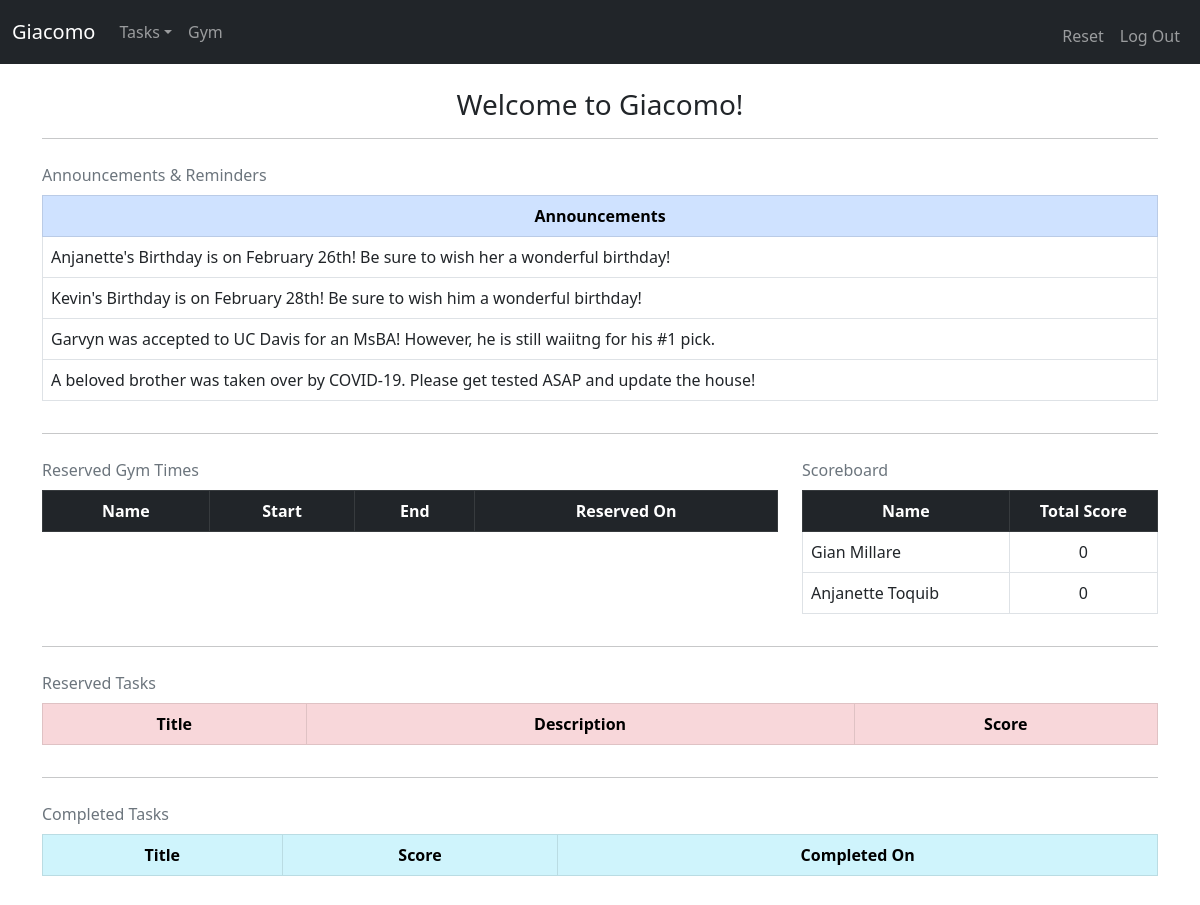
The page / (signed in, upper part) on the database as committed earlier.
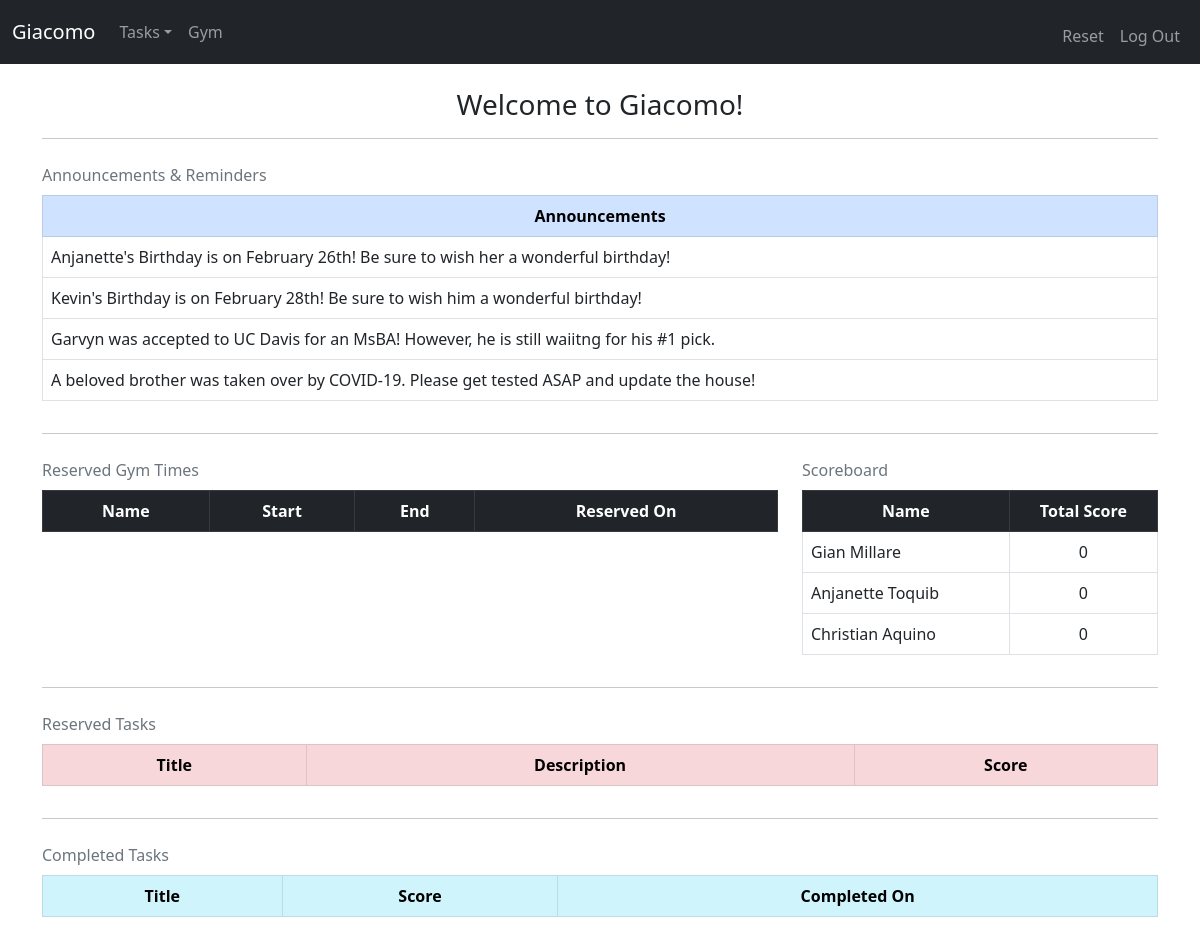
The same page on the database as committed later.
### tables this page shows
CREATE TABLE 'housemates' (
'id' INTEGER PRIMARY KEY AUTOINCREMENT NOT NULL,
'name' VARCHAR(255) NOT NULL,
'username' VARCHAR(255) NOT NULL,
'password' VARCHAR(255) NOT NULL
);

### app.py (the view, shortened to what this page needs)
@app.route("/", methods=["GET", "POST"])
@login_required
def index():
    c.execute("""
    SELECT reserve_id, title, description, score FROM reserved WHERE user_id = :user_id
    """, {"user_id": session["user_id"]})
    rows = c.fetchall()
    user_reserved_tasks = []
    c.execute("""
    SELECT title, score,
    STRFTIME('%m/%d/%Y',completed_on)
    FROM completed_tasks WHERE user_id = :user_id
    """, {"user_id": session["user_id"]})
    rows = c.fetchall()
    user_completed_tasks = []
    for row in rows:
        user_completed_tasks.append({
            "title": row[0],
            "score": row[1],
            "completed_on": row[2]
        })
    c.execute("""
    SELECT name, start, end,
    STRFTIME('%m/%d/%Y',date), reserve_id FROM housemates
    INNER JOIN reserved_gym
    ON housemates.id = reserved_gym.user_id
    """)
    results = c.fetchall()
    display_reserved_gym = []
    c.execute("""
    SELECT name, sum(score) FROM housemates
    INNER JOIN completed_tasks
    ON housemates.id = completed_tasks.user_id
    GROUP BY name;
    """)
    results = c.fetchall()
    scoreboard = []
    for i in results:
        scoreboard.append({
            "name": i[0],
            "score": i[1]
        })
    if len(scoreboard) == 0:
        c.execute("""
        SELECT name FROM housemates
        """)
        results = c.fetchall()
        for i in results:
            scoreboard.append({
                "name": i[0],
                "score": 0
            })
    c.execute("""
    SELECT title, description, score FROM tasks WHERE user_id = 0 ORDER BY score DESC
    """)
    available_tasks = c.fetchall()
    displaying_available_tasks = []
    for i in available_tasks:
        displaying_available_tasks.append({
            "title": i[0],
            "description": i[1],
            "score": i[2]
        })
    c.execute("""
    SELECT item_id, item from groceries
    """)
    results = c.fetchall()
    items = []
    for i in results:
        items.append({
            'item_id': i[0],
            'item':i[1]
        })
    c.execute("""
    SELECT name, phone, email FROM contacts
    """)
    results = c.fetchall()
    contact_info = []
    for i in results:
        contact_info.append({
            'name': i[0],
            'phone': i[1],
            'email': i[2]
        })
    return render_template("index.html", user_reserved_tasks=user_reserved_tasks, items=items, user_completed_tasks=user_completed_tasks, displaying_available_tasks=displaying_available_tasks, contact_info=contact_info, scoreboard=scoreboard, display_reserved_gym=display_reserved_gym)

### helpers.py (called while the page is built)
def login_required(f):
    @wraps(f)
    def decorated_functions(*args, **kwargs):
        if session.get("user_id") is None:
            return redirect("/login")
        return f(*args, **kwargs)
    return decorated_functions

### templates/index.html (shortened to what this page needs)
{% extends "layout.html" %}
{% block main %}
    <h3 style="text-align: center;">Welcome to Giacomo!</h3>
    <hr>
    <div class="row">
        <div class="col-12">
            <table class="table table-bordered caption-top">
                <caption>Announcements & Reminders</caption>
                <thead class="table-primary">
                    <tr>
                        <th scope="col" style="text-align: center;">Announcements</th>
                    </tr>
                </thead>
                <tbody>
                    <tr>
                        <td scope="row">Anjanette's Birthday is on February 26th! Be sure to wish her a wonderful birthday!</td>
                    </tr>
                    <tr>
                        <td scope="row">Kevin's Birthday is on February 28th! Be sure to wish him a wonderful birthday!</td>
                    </tr>
                    <tr>
                        <td scope="row">Garvyn was accepted to UC Davis for an MsBA! However, he is still waiitng for his #1 pick.</td>
                    </tr>
                    <tr>
                        <td scope="row">A beloved brother was taken over by COVID-19. Please get tested ASAP and update the house!</td>
                    </tr>
                </tbody>
            </table>
        </div>
    </div>
    <hr>
    <div class="row">
        <div class="col-8">
            <table class="table table-bordered caption-top">
                <caption>Reserved Gym Times</caption>
                <thead class="table-dark">
                    <tr>
                        <th scope="col" style="text-align: center;">Name</th>
                        <th scope="col" style="text-align: center;">Start</th>
                        <th scope="col" style="text-align: center;">End</th>
                        <th scope="col" style="text-align: center;">Reserved On</th>
                    </tr>
                </thead>
            </table>
        </div>
        <div class="col-4">
            <table class="table table-bordered caption-top">
                <caption>Scoreboard</caption>
                <thead class="table-dark">
                    <tr>
                        <th scope="col" style="text-align: center;">Name</th>
                        <th scope="col" style="text-align: center;">Total Score</th>
                    </tr>
                </thead>
                <tbody>
                    {% for i in scoreboard %}
                    <tr>
                        <td>{{ i.name }}</td>
                        <td style="text-align: center;">{{ i.score }}</td>
                    </tr>
                    {% endfor %}
                </tbody>
            </table>
        </div>
    </div>
    <hr>
    <div class="row">
        <div class="col-12">
            <table class="table table-bordered caption-top">
                <caption>Reserved Tasks</caption>
                <thead class="table-danger">
                    <tr>
                        <th scope="col" style="text-align: center;">Title</th>
                        <th scope="col" style="text-align: center;">Description</th>
                        <th scope="col" style="text-align: center;">Score</th>
                    </tr>
                </thead>
            </table>
        </div>
    </div>
    <hr>
    <div class="row">
        <div class="col-12">
            <table class="table table-bordered caption-top">
                <caption>Completed Tasks</caption>
                <thead class="table-info">
                    <tr>
                        <th scope="col" style="text-align: center;">Title</th>
                        <th scope="col" style="text-align: center;">Score</th>
                        <th scope="col" style="text-align: center;">Completed On</th>
                    </tr>
                </thead>
            </table>
        </div>
    </div>
{% endblock %}

### templates/layout.html (shortened to what this page needs)
<!DOCTYPE html>
<html lang="en">
    <head>
        <link href="https://cdn.jsdelivr.net/npm/bootstrap@5.0.0-beta1/dist/css/bootstrap.min.css" rel="stylesheet">
        <link href="/static/styles.css" rel="stylesheet">
    </head>
    <body>
        <nav class="navbar navbar-expand-lg navbar-dark bg-dark">
                <div class="container-fluid">
                    <a class="navbar-brand" href="/">Giacomo</a>
                    <div class="collapse navbar-collapse" id="navbarSupportedContent">
                        {% if session.user_id %}
                            <ul class="navbar-nav me-auto mb-2 mb-lg-0">
                                <li class="nav-item dropdown">
                                    <a class="nav-link dropdown-toggle" href="#" id="navbarDropdown" role="button" data-bs-toggle="dropdown" aria-expanded="false">Tasks</a>
                                </li>
                                <li class="nav-item">
                                    <a class="nav-link" href="/gym" tabindex="-1" aria-disabled="true">Gym</a>
                                </li>
                            </ul>
                            <ul class="navbar-nav ms-auto mt-2">
                                <li class="nav-item"><a class="nav-link" href="/reset">Reset</a></li>
                                <li class="nav-item"><a class="nav-link" href="/logout">Log Out</a></li>
                            </ul>
                        {% else %}
                            <ul class="navbar-nav ms-auto mt-2">
                                <li class="nav-item"><a class="nav-link" href="/register">Register</a></li>
                                <li class="nav-item"><a class="nav-link" href="/login">Log In</a></li>
                            </ul>
                        {% endif %}
                    </div>
                </div>
        </nav>
        <main class="container-lg">
            <br>
            {% block main %}{% endblock %}
        </main>
    </body>
</html>

Rows that differ between the two databases and show on the page:
added housemates: name "Christian Aquino", score "0"
